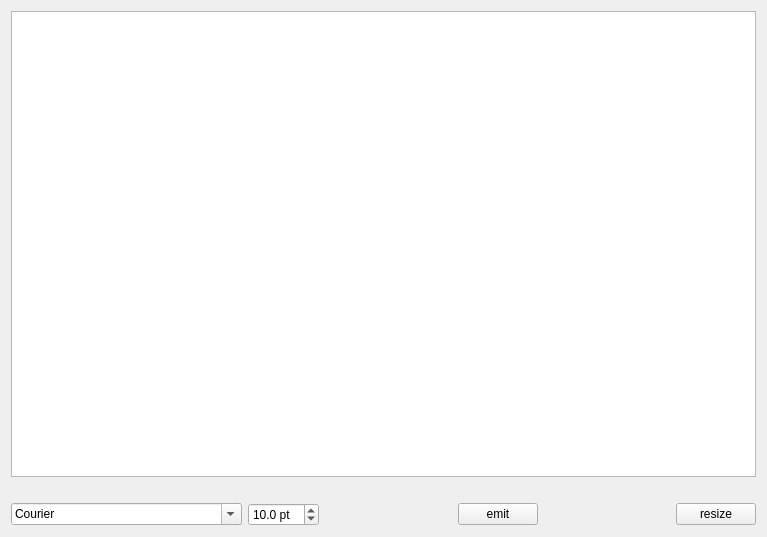
<?xml version="1.0" encoding="UTF-8"?>
<ui version="4.0">
 <class>ReportForm</class>
 <widget class="QWidget" name="ReportForm">
  <property name="geometry">
   <rect>
    <x>0</x>
    <y>0</y>
    <width>767</width>
    <height>537</height>
   </rect>
  </property>
  <property name="windowTitle">
   <string>Form</string>
  </property>
  <layout class="QVBoxLayout" name="verticalLayout">
   <item>
    <widget class="QTableWidget" name="table">
     <property name="minimumSize">
      <size>
       <width>20</width>
       <height>20</height>
      </size>
     </property>
     <property name="sortingEnabled">
      <bool>true</bool>
     </property>
     <attribute name="horizontalHeaderCascadingSectionResizes">
      <bool>false</bool>
     </attribute>
    </widget>
   </item>
   <item>
    <widget class="QLabel" name="brief">
     <property name="text">
      <string>&lt;brief&gt;</string>
     </property>
    </widget>
   </item>
   <item>
    <layout class="QHBoxLayout" name="horizontalLayout">
     <item>
      <widget class="QFontComboBox" name="font">
       <property name="currentText">
        <string>Courier</string>
       </property>
      </widget>
     </item>
     <item>
      <widget class="QDoubleSpinBox" name="font_size">
       <property name="suffix">
        <string> pt</string>
       </property>
       <property name="decimals">
        <number>1</number>
       </property>
       <property name="value">
        <double>10.000000000000000</double>
       </property>
      </widget>
     </item>
     <item>
      <spacer name="horizontalSpacer">
       <property name="orientation">
        <enum>Qt::Horizontal</enum>
       </property>
       <property name="sizeHint" stdset="0">
        <size>
         <width>40</width>
         <height>20</height>
        </size>
       </property>
      </spacer>
     </item>
     <item>
      <widget class="QPushButton" name="emit_btn">
       <property name="text">
        <string>emit</string>
       </property>
      </widget>
     </item>
     <item>
      <spacer name="horizontalSpacer_2">
       <property name="orientation">
        <enum>Qt::Horizontal</enum>
       </property>
       <property name="sizeHint" stdset="0">
        <size>
         <width>40</width>
         <height>20</height>
        </size>
       </property>
      </spacer>
     </item>
     <item>
      <widget class="QPushButton" name="resize_btn">
       <property name="text">
        <string>resize</string>
       </property>
      </widget>
     </item>
    </layout>
   </item>
  </layout>
 </widget>
 <resources/>
 <connections/>
</ui>
